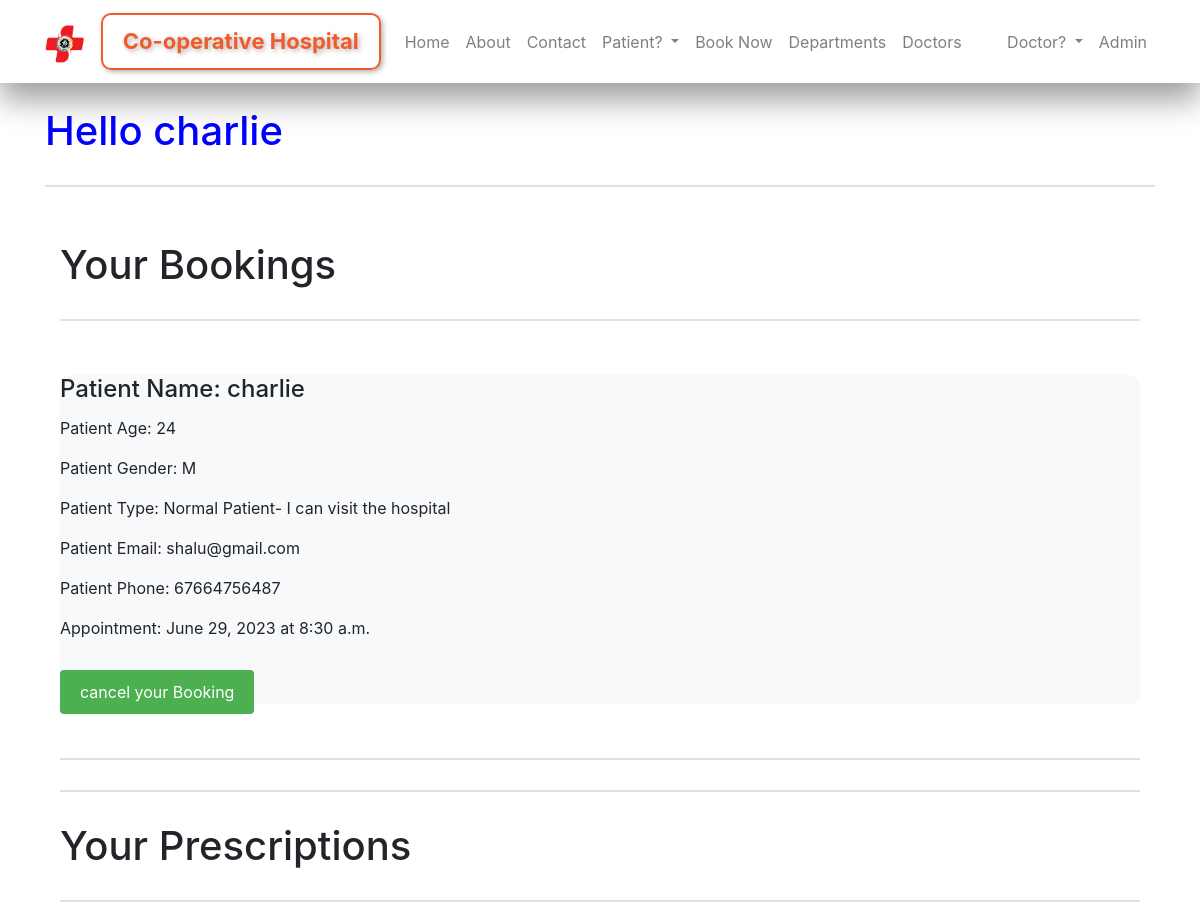
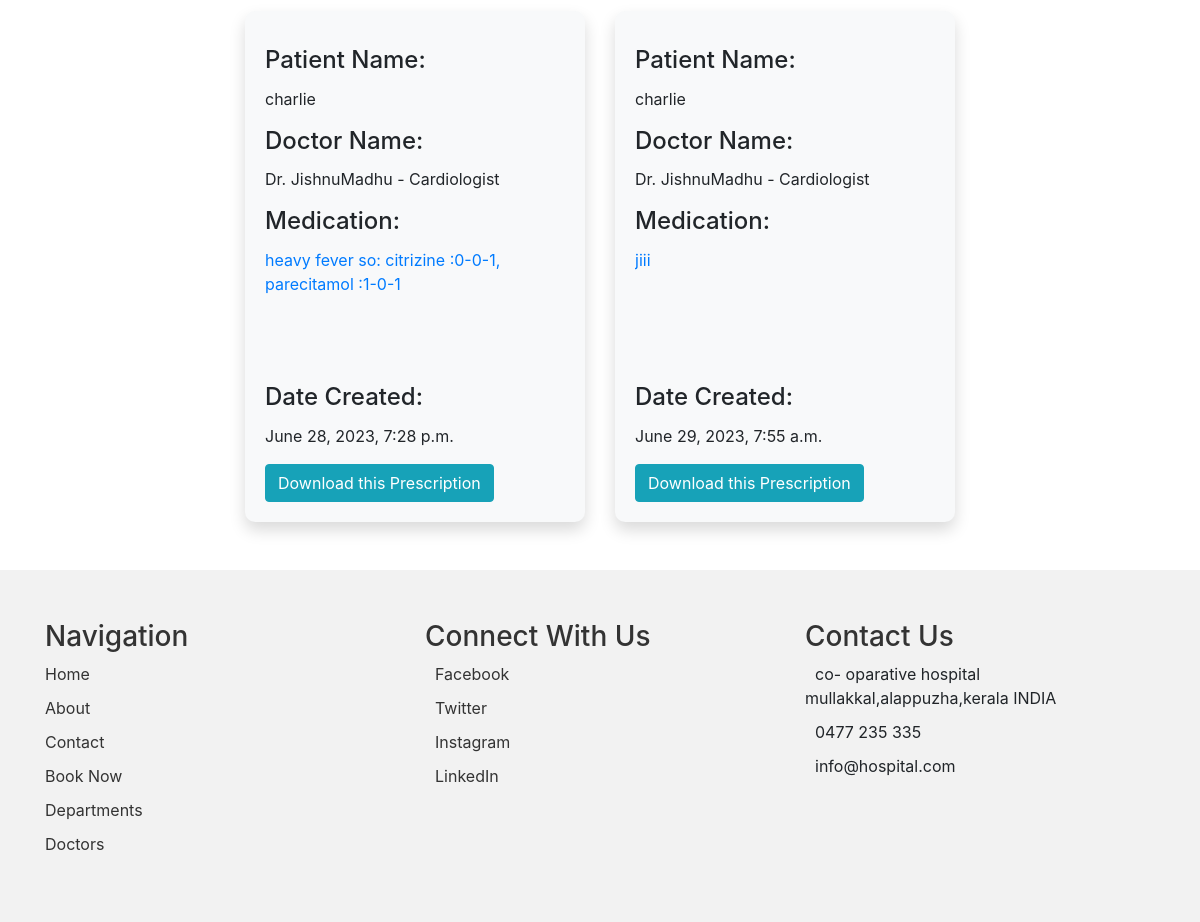
Screenshot of /accounts/patient/index/ (signed in) with the database file from the repository (2 pictures, top to bottom).
### accounts/models.py (models this page shows, shortened)
class Patient(models.Model):
    patient_username = models.CharField(max_length=100, unique=True)
    patient_password = models.CharField(max_length=100)
    patient_email = models.EmailField(max_length=100,unique=True)

### home/models.py (models this page shows, shortened)
class Booking(models.Model):
    patient_name = models.CharField(max_length=100)
    patient_email = models.EmailField()
    patient_phone =models.CharField(max_length=15)
    GENDER_CHOICES = [
        ('M', 'Male'),
        ('F', 'Female'),
        ('TM', 'Trans Men'),
        ('TW', 'Trans Women'),
        ('O', 'Other'),
    ]
    patient_gender = models.CharField(max_length=2, choices=GENDER_CHOICES,default='')
    AGE_CHOICES = [(i, str(i)) for i in range(0, 151)]
    patient_age = models.IntegerField(choices=AGE_CHOICES, default=0)
    doctor = models.ForeignKey(Doctors, on_delete=models.CASCADE)
    PATIENT_CHOICES = [
    ('Normal Patient- I can visit the hospital', 'Normal Patient- I can visit the hospital'),
    ('Bedridden Patient', 'Bedridden Patient'),
    ('Pregnant Lady', 'Pregnant Lady'),
    ('Other - I can not visit the Hospital', 'Other - I can not visit the Hospital'),
    ('Need Online consultancy', 'Need Online consultancy'),
    ]
    patient_type = models.CharField(max_length=50, choices=PATIENT_CHOICES, default='select patient type')
    appointment_date = models.DateField()
    appointment_time = models.TimeField()
    booked_on = models.DateTimeField(auto_now_add=True)
    def __str__(self):
        return self.patient_name

class Prescription(models.Model):
    patient_name = models.ForeignKey(Booking, on_delete=models.CASCADE)
    doctor_name = models.ForeignKey(Doctors, on_delete=models.CASCADE)
    medication = models.TextField()
    date_created = models.DateTimeField(auto_now_add=True)

class Doctors(models.Model):
    doc_name = models.CharField(max_length=255)
    doc_spec = models.CharField(max_length=255)
    dep_name = models.ForeignKey(Departments, on_delete=models.CASCADE)
    doc_image = models.ImageField(upload_to='doctors')
    def __str__(self):
        return f"Dr. {self.doc_name} - {self.doc_spec}"

### accounts/views.py (the view)
# urls.py: path('patient/index/', views.patient_index, name='patient_index'),  # Add the index URL
def patient_index(request):
    if not request.session.get('patient_id'):
        return redirect('patient_login')
    patient_id = request.session['patient_id']
    patient = Patient.objects.get(id=patient_id)
    prescriptions = Prescription.objects.filter(patient_name__patient_name=patient.patient_username)
    bookings = Booking.objects.filter(patient_name=patient.patient_username)
    return render(request, 'accounts/patient_index.html', {'patient': patient, 'prescriptions': prescriptions, 'bookings':bookings})

### templates/accounts/patient_index.html (shortened to what this page needs)
{% extends 'base.html' %}
{% block content %}
    <h1  style="color: blue;">Hello {{ patient.patient_username }}</h1>
<hr>
<br>
    <div class="container">
        {% if bookings %}
                        <h1>Your Bookings </h1>
                        <hr>
                        <br>
            <div class="prescription-card">
                {% for booking in bookings %}
      <h4 class="card-title">Patient Name: {{ booking.patient_name }}</h4>
      <p class="card-text">Patient Age: {{ booking.patient_age }}</p>
      <p class="card-text">Patient Gender: {{ booking.patient_gender }}</p>
      <p class="card-text">Patient Type: {{ booking.patient_type }}</p>
      <p class="card-text">Patient Email: {{ booking.patient_email }}</p>
      <p class="card-text">Patient Phone: {{ booking.patient_phone }}</p>
      <p class="card-text">Appointment: {{ booking.appointment_date }} at {{ booking.appointment_time }}</p>
      <br>
      <a href="{% url 'cancel_booking' booking.id %}" class="dlt-btn btn-danger" onclick="return confirm('Are you sure you want to delete this booking?')">cancel your  Booking</a>
    </div>
    <br>
    <hr>
    {% endfor %}
     {% else %}
            <div class="alert alert-info text-center" role="alert">
                No Booking found. please make a booking..<a href="{% url 'booking' %}">Click here to Book your appointmnet</a>
            </div>
    {% endif %}
    <hr>
     {% if prescriptions %}
        <h1>Your Prescriptions</h1>
        <hr>
            <div class="row justify-content-center">
                {% for prescription in prescriptions %}
                    <div class="col-md-4 mb-4">
                        <div class="card prescription-card shadow">
                            <div class="card-body">
                                <h4 class="card-title card-heading">Patient Name:</h4>
                                <p class="card-text">{{ prescription.patient_name }}</p>
                                <h4 class="card-title card-heading">Doctor Name:</h4>
                                <p class="card-text">{{ prescription.doctor_name }}</p>
                                <h4 class="card-title card-heading">Medication:</h4>
                                <div class="prescription-medication scrollable">
                                    <p class="card-text" style="color: #007bff;">{{ prescription.medication }}</p>
                                </div>
                                <h4 class="card-title card-heading">Date Created:</h4>
                                <p class="card-text">{{ prescription.date_created }}</p>
                                 <a href="{% url 'prescription_pdf' prescription.id %}" class="btn btn-info">Download this Prescription</a>
                            </div>
                        </div>
                    </div>
                {% endfor %}
            </div>
        </div>
        {% else %}
            <div class="alert alert-info text-center" role="alert">
                No prescription found. Ask your doctor to send the prescription. <b> OR </b> <a href="{% url 'contact' %}">Contact us </a>
            </div>
        {% endif %}
    </div>
{%endblock%}

### templates/accounts/patient_index.html (style rules this page uses)
.dlt-btn { border-radius: 25px; background-color: #4CAF50; color: white; padding: 12px 20px; border: none; border-radius: 4px; cursor: pointer; text-align:center; text-decoration-line:none; }
.prescription-card { background-color: #f8f9fa; border-radius: 10px; border: none; transition: all 0.3s ease-in-out; }
.card-heading { color: #212529; margin-top: 15px; }
.scrollable { height: 120px; overflow-y: scroll; }
hr { margin-top: 30px; margin-bottom: 30px; border: 1px solid #dee2e6; }

### rows the page displays
Patient: patient_username "charlie"
Booking: patient_name "charlie", patient_age "24", patient_gender "M", patient_type "Normal Patient- I can visit the hospital", patient_email "shalu@gmail.com", patient_phone "67664756487", appointment_date "June 29, 2023", appointment_time "8:30 a.m."
Prescription: patient_name "charlie", doctor_name "Dr. JishnuMadhu - Cardiologist", medication "heavy fever so: citrizine :0-0-1, parecitamol :1-0-1", date_created "June 28, 2023, 7:28 p.m."
Prescription: patient_name "charlie", doctor_name "Dr. JishnuMadhu - Cardiologist", medication "jiii", date_created "June 29, 2023, 7:55 a.m."
